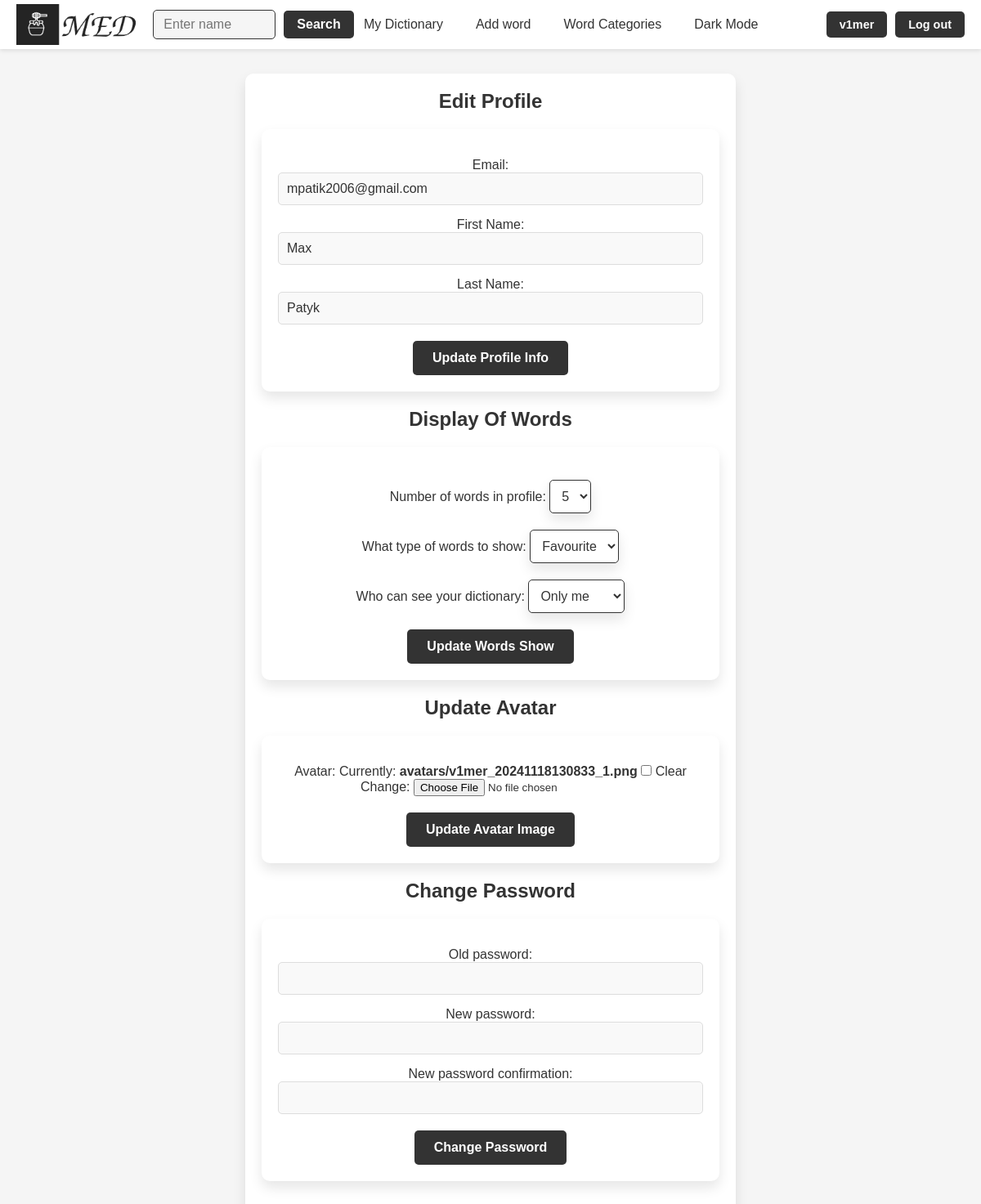
The app's page /edit_profile/ (signed in), older data.
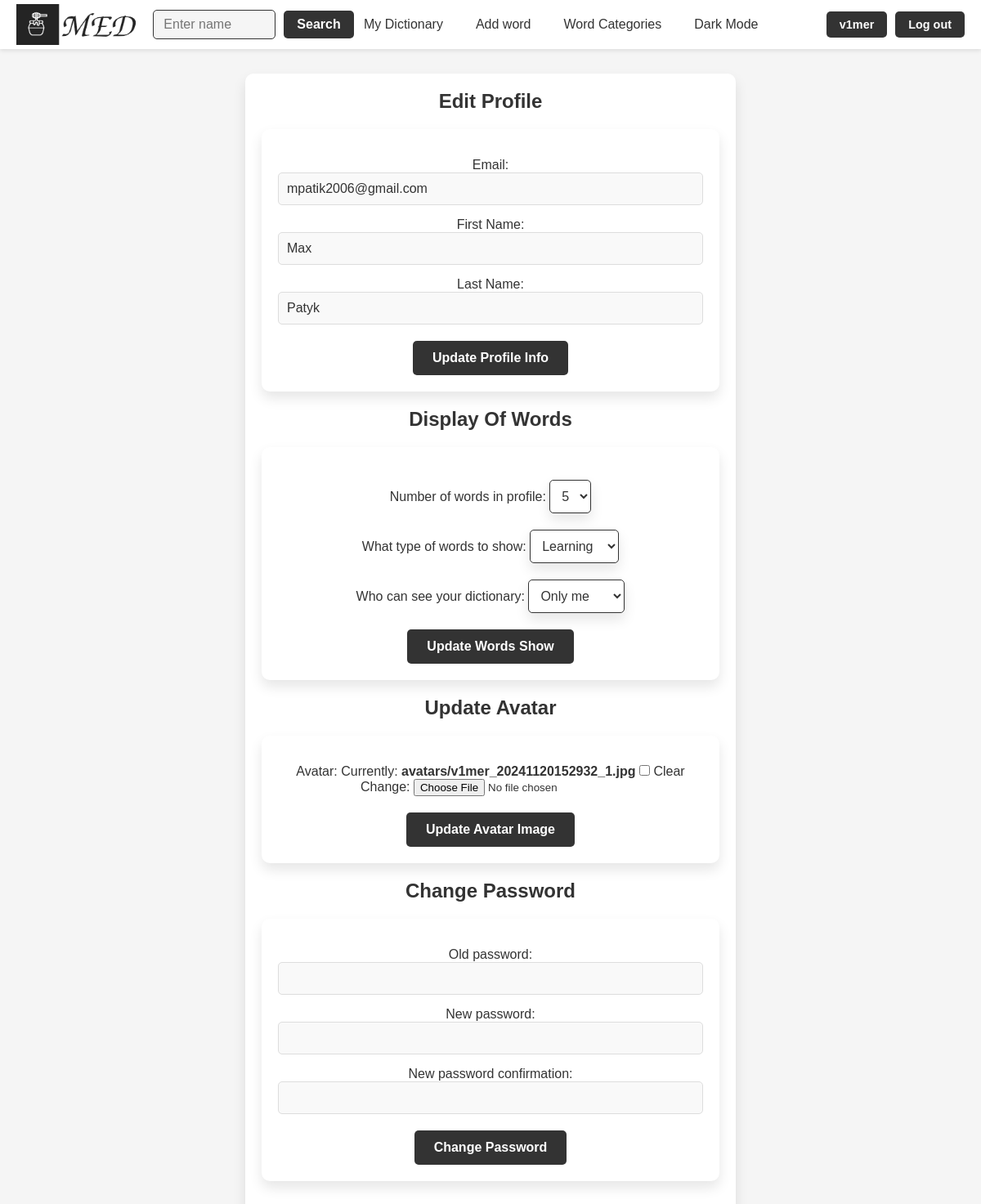
The same page, newer data.
### med/models.py (models this page shows, shortened)
class UserProfile(models.Model):
    class Types(models.TextChoices):
        favourite = 'fav', 'Favourite'
        learning = 'learn', 'Learning'
    class NumberWords(models.IntegerChoices):
        five = 5, '5'
        three = 3, '3'
        one = 1, '1'
        zero = 0, '0'
    class WordsType(models.TextChoices):
        everybody = 'every', 'Everybody'
        friends = 'friends', 'Friends'
        only_me = 'only', 'Only me'
    user = models.OneToOneField(User, on_delete=models.CASCADE)
    avatar = models.ImageField(upload_to='avatars/', null=True, blank=True)
    words_num_in_prof = models.IntegerField(choices=NumberWords.choices, default=NumberWords.five)
    what_type_show = models.CharField(max_length=10, choices=Types.choices, default=Types.learning)
    access_dictionary = models.CharField(max_length=10, choices=WordsType.choices, default=WordsType.everybody)

### med/views.py (the view, shortened to what this page needs)
# urls.py: path('edit_profile/', views.EditProfileView.as_view(), name='edit_profile'),
@method_decorator(login_required, name='dispatch')
class EditProfileView(View):
    def get(self, request, *args, **kwargs):
        user_profile, created = UserProfile.objects.get_or_create(user=request.user)
        profile_form = EditProfileForm(instance=request.user)
        words_show_form = WordsShowForm(instance=user_profile)
        avatar_form = AvatarUpdateForm(instance=user_profile)
        password_form = ChengePasswordForm(user=request.user)
        return render(request, 'med/edit_profile.html', {
            'profile_form': profile_form,
            'words_show_form': words_show_form,
            'avatar_form': avatar_form,
            'password_form': password_form,
        })

### med/forms.py
class EditProfileForm(forms.ModelForm):
    email = forms.EmailField(label='Email', widget=forms.EmailInput())
    first_name = forms.CharField(label='First Name', required=False, widget=forms.TextInput())
    last_name = forms.CharField(label='Last Name', required=False, widget=forms.TextInput())
    class Meta:
        model = User
        fields = ['email', 'first_name', 'last_name']

class WordsShowForm(forms.ModelForm):
    class Meta:
        model = UserProfile
        fields = ['words_num_in_prof', 'what_type_show', 'access_dictionary']
        labels = {
            'words_num_in_prof': 'Number of words in profile',
            'what_type_show': 'What type of words to show',
            'access_dictionary': 'Who can see your dictionary'
        }
        widgets = {
            'words_num_in_prof': forms.Select(attrs={'class': 'form-select'}),
            'what_type_show': forms.Select(attrs={'class': 'form-select'}),
            'access_dictionary': forms.Select(attrs={'class': 'form-select'})
        }

### med/templates/med/edit_profile.html (shortened to what this page needs)
{% extends "base.html" %}
{% block content %}
<div class="profile-container">
    <h2>Edit Profile</h2>
    <form method="post">
        {{ profile_form.as_p }}
        <div class="buttons edit-buttons">
            <a href="#" onclick="this.closest('form').submit();" name="update_profile" class="btn">Update Profile Info</a>
        </div>
    </form>
    <h2>Display Of Words</h2>
    <form method="post">
        <div class="words_select">
            {{ words_show_form.words_num_in_prof.label_tag }}
            {{ words_show_form.words_num_in_prof }}
        </div>
        <div class="words_select">
            {{ words_show_form.what_type_show.label_tag }}
            {{ words_show_form.what_type_show }}
        </div>
        <div class="words_select">
            {{ words_show_form.access_dictionary.label_tag }}
            {{ words_show_form.access_dictionary }}
        </div>
        <div class="buttons edit-buttons">
            <a href="#" onclick="this.closest('form').submit();" name="update_words_show" class="btn">Update Words Show</a>
        </div>
    </form>
    <h2>Update Avatar</h2>
    <form method="post" enctype="multipart/form-data" class="avatar-form">
        {{ avatar_form.as_p }}
        <div class="buttons edit-buttons">
            <a href="#" onclick="this.closest('form').submit();" name="update_avatar" class="btn">Update Avatar Image</a>
        </div>
    </form>
    <h2>Change Password</h2>
    <form method="post">
        {{ password_form.as_p }}
        <div class="buttons edit-buttons">
            <a href="#" onclick="this.closest('form').submit();" name="change_password" class="btn">Change Password</a>
        </div>
    </form>
</div>
{% endblock %}

Row changes from the older to the newer data that the page shows:
changed UserProfile "Only me": what_type_show "Favourite" → "Learning"
Text that changed along with them:
text no longer shown: "Avatar: Currently: avatars/v1mer_20241118130833_1.png Clear Change:"
text now shown: "Avatar: Currently: avatars/v1mer_20241120152932_1.jpg Clear Change:"
